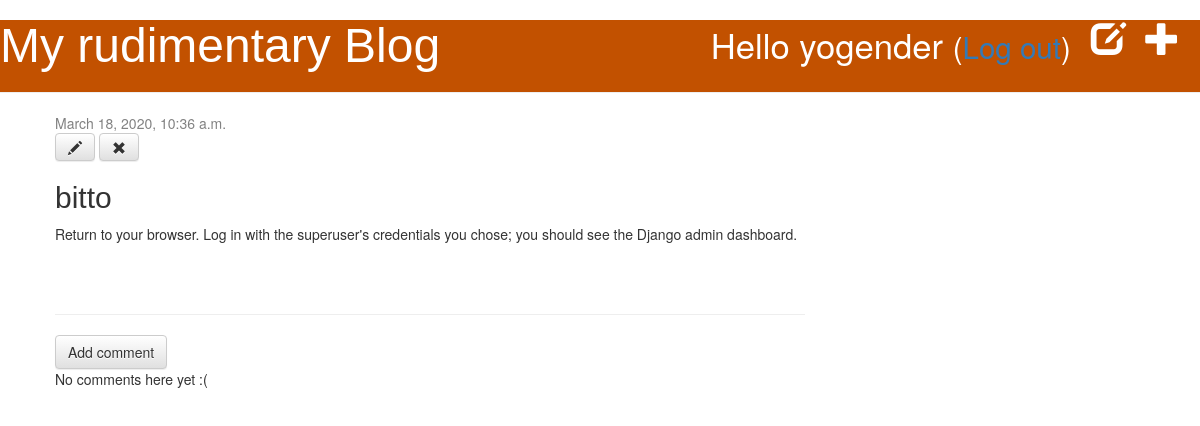
The app's page /post/2/ (signed in), older data.
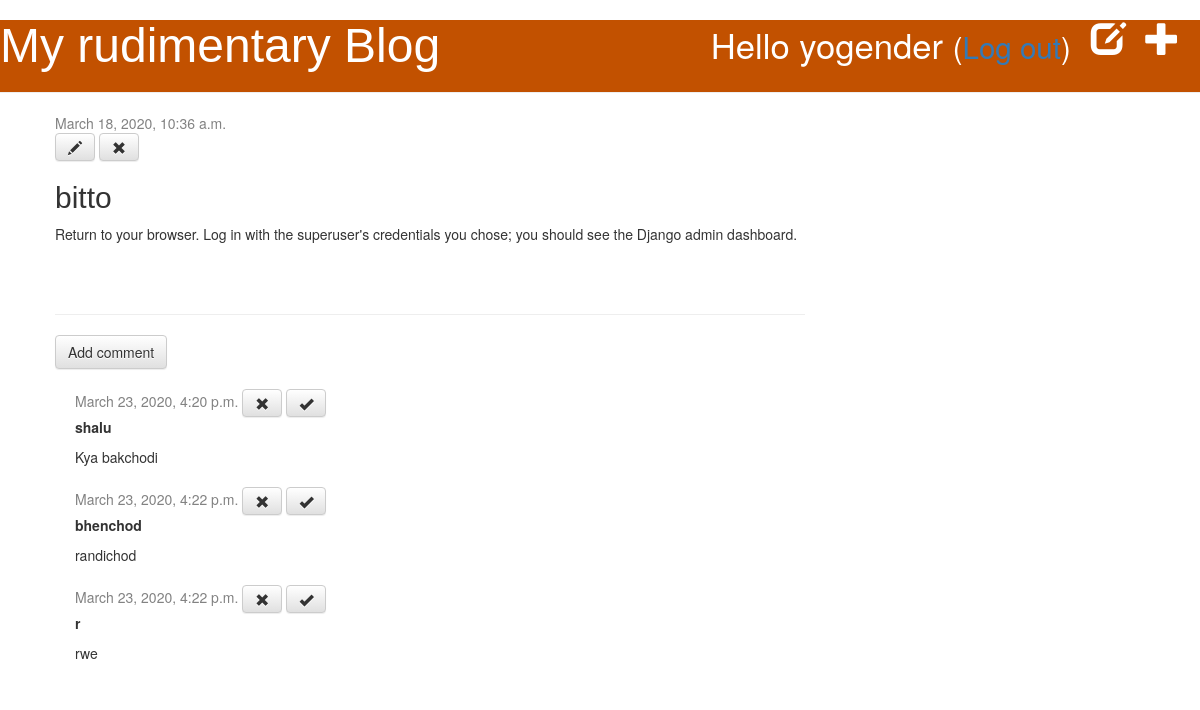
The same page, newer data.
### blog/models.py (models this page shows, shortened)
class Post(models.Model):
    author = models.ForeignKey(settings.AUTH_USER_MODEL, on_delete=models.CASCADE)
    title = models.CharField(max_length=200)
    text = models.TextField()
    created_date = models.DateTimeField(default=timezone.now)
    published_date = models.DateTimeField(blank=True, null=True)

class Comment(models.Model):
    post = models.ForeignKey('blog.Post', on_delete=models.CASCADE, related_name='comments')
    author = models.CharField(max_length=200)
    text = models.TextField()
    created_date = models.DateTimeField(default=timezone.now)
    approved_comment = models.BooleanField(default=False)

### blog/views.py (the view)
# urls.py: path('post/<int:pk>/', views.post_detail, name='post_detail'),
def post_detail(request, pk):
    post = get_object_or_404(Post, pk=pk)
    return render(request, 'blog/post_detail.html', {'post': post})

### blog/templates/blog/post_detail.html
{% extends 'blog/base.html' %}
{% block content %}
    <div class="post">
        {% if post.published_date %}
            <div class="date">
                {{ post.published_date }}
            </div>
	{% else %}
	    <a class="btn btn-default" href="{% url 'post_publish' pk=post.pk %}">Publish</a>
        {% endif %}
	{% if user.is_authenticated %}
        <a class="btn btn-default" href="{% url 'post_edit' pk=post.pk %}"><span class="glyphicon glyphicon-pencil"></span></a>
	<a class="btn btn-default" href="{% url 'post_remove' pk=post.pk %}"><span class="glyphicon glyphicon-remove"></span></a>
        {% endif %}
        <h2>{{ post.title }}</h2>
        <p>{{ post.text|linebreaksbr }}</p>
    </div>
    <hr>
    <a class="btn btn-default" href="{% url 'add_comment_to_post' pk=post.pk %}">Add comment</a>
    {% for comment in post.comments.all %}
    {% if user.is_authenticated or comment.approved_comment %}
    <div class="comment">
        <div class="date">
            {{ comment.created_date }}
            {% if not comment.approved_comment %}
                <a class="btn btn-default" href="{% url 'comment_remove' pk=comment.pk %}"><span class="glyphicon glyphicon-remove"></span></a>
                <a class="btn btn-default" href="{% url 'comment_approve' pk=comment.pk %}"><span class="glyphicon glyphicon-ok"></span></a>
            {% endif %}
        </div>
        <strong>{{ comment.author }}</strong>
        <p>{{ comment.text|linebreaks }}</p>
    </div>
    {% endif %}
{% empty %}
    <p>No comments here yet :(</p>
{% endfor %}
{% endblock %}

### blog/templates/blog/base.html (shortened to what this page needs)
{% load static %}
<html>
    <head>
        <link rel="stylesheet" href="//maxcdn.bootstrapcdn.com/bootstrap/3.2.0/css/bootstrap.min.css">
        <link rel="stylesheet" href="//maxcdn.bootstrapcdn.com/bootstrap/3.2.0/css/bootstrap-theme.min.css">
        <link rel="stylesheet" href="{% static 'css/blog.css' %}">
    </head>
    <body>
        <div class="page-header">
            {% if user.is_authenticated %}
                <a href="{% url 'post_new' %}" class="top-menu"><span class="glyphicon glyphicon-plus"></span></a>
                <a href="{% url 'post_draft_list' %}" class="top-menu"><span class="glyphicon glyphicon-edit"></span></a>
                <p class="top-menu">Hello {{ user.username }} <small>(<a href="{% url 'logout' %}">Log out</a>)</small></p>
            {% else %}
                <a href="{% url 'login' %}" class="top-menu"><span class="glyphicon glyphicon-lock></span></a>
            {% endif %}
            <h1><a href="/">My rudimentary Blog</a></h1>
        </div>
        <div class="content container">
            <div class="row">
                <div class="col-md-8">
                {% block content %}
                {% endblock %}
                </div>
            </div>
        </div>
    </body>
</html>

### blog/static/css/blog.css (style rules this page uses)
.page-header { background-color: #C25100; margin-top: 0; padding: 20px 20px 20px 40xp; }
.page-header h1, .page-header h1 a, .page-header h1 a:visited, .page-header h1 a:active { color: #ffffff; font-size: 36pt; text-decoration: none; }
.content { margin-left: 40px; }
h1, h2, h3, h4 { font-family: 'Helvetica', cursive; }
.date { color: #828282; }
.top-menu, .top-menu:hover, .top-menu:visited { color: #ffffff; float: right; font-size: 26pt; margin-right: 20px; }
.post { margin-bottom: 70px; }
.comment { margin: 20px 0px 20px 20px; }

Row changes from the older to the newer data that the page shows:
added Comment: created_date "March 23, 2020, 4:20 p.m.", approved_comment False (drawn), author "shalu", text "Kya bakchodi"
added Comment: created_date "March 23, 2020, 4:22 p.m.", approved_comment False (drawn), author "bhenchod", text "randichod"
added Comment: created_date "March 23, 2020, 4:22 p.m.", approved_comment False (drawn), author "r", text "rwe"
Text that changed along with them:
text no longer shown: "No comments here yet :("
